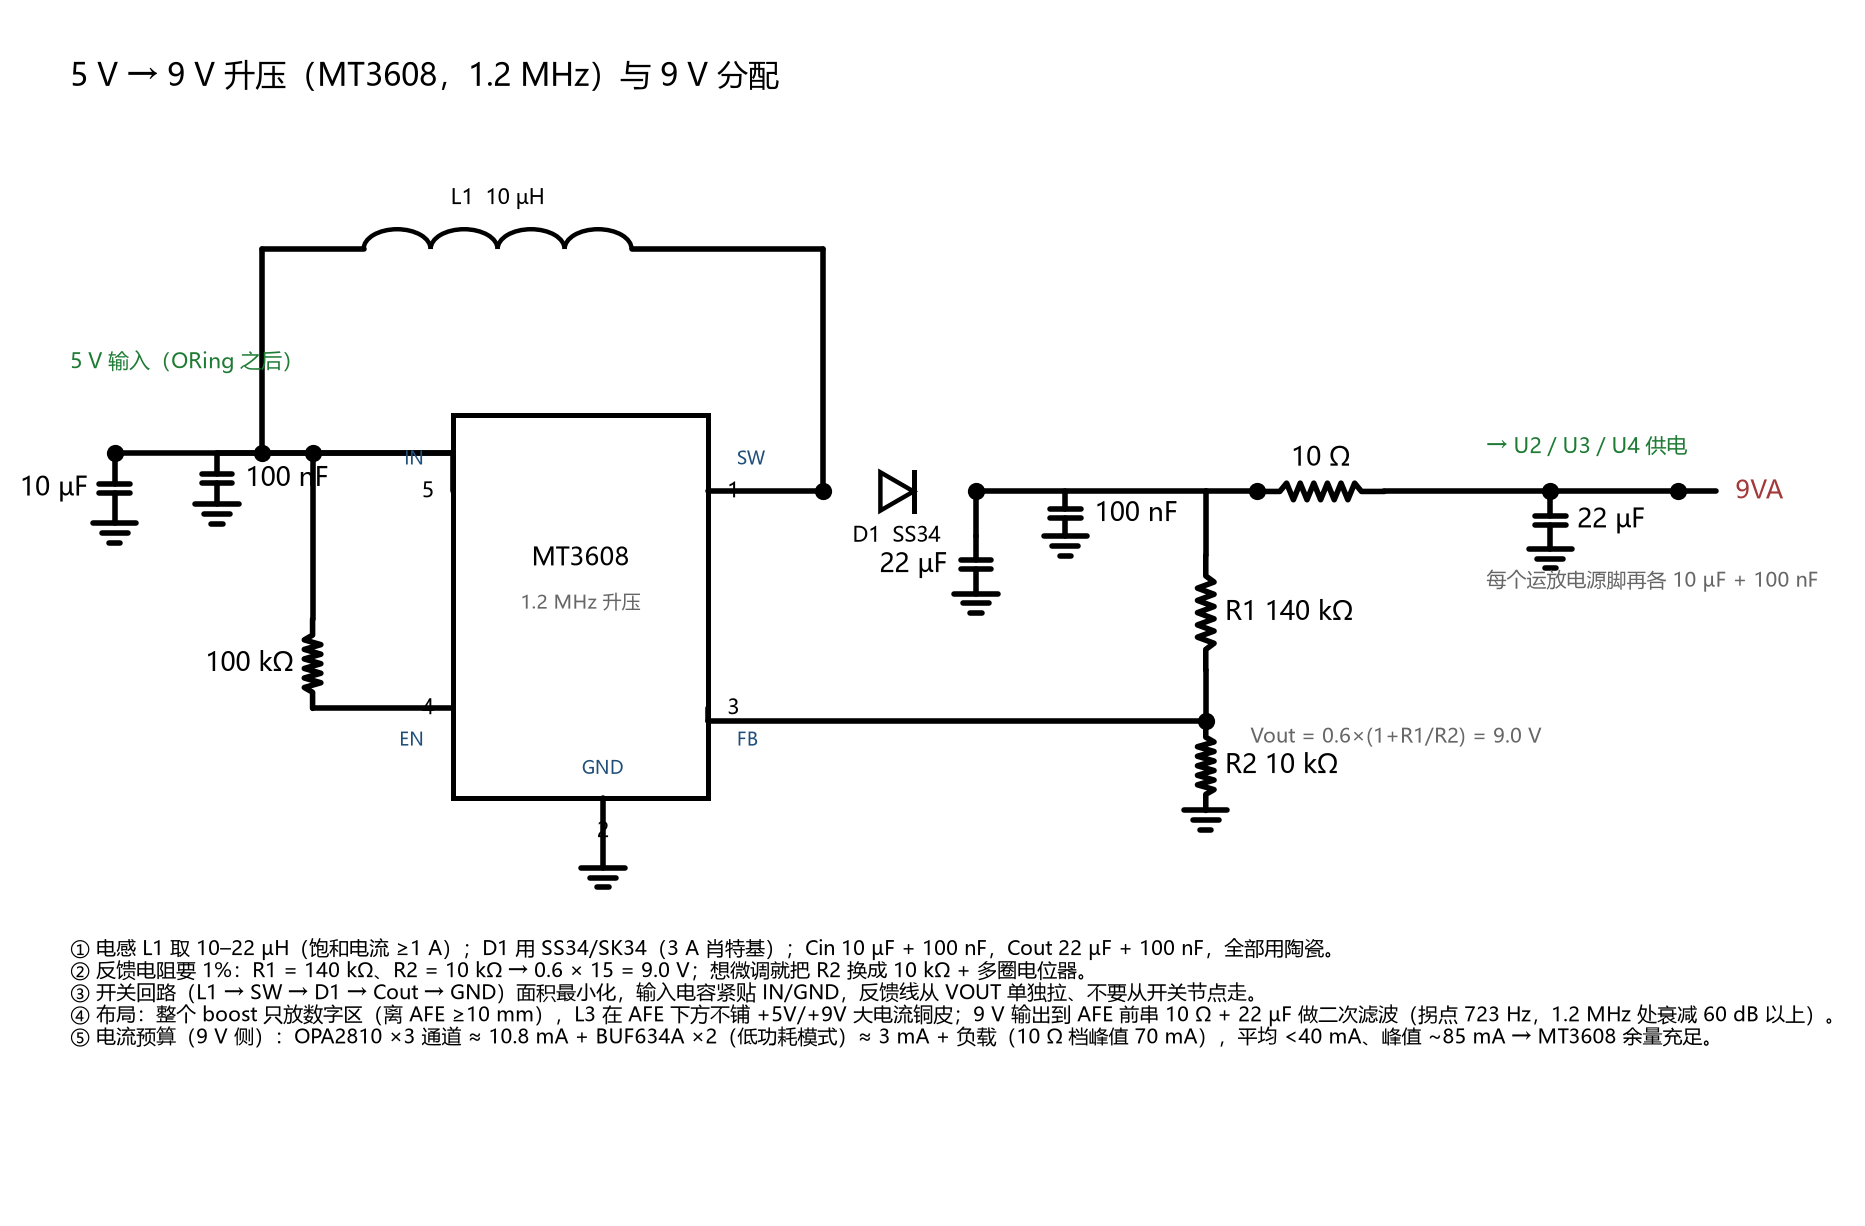

The Python source for this figure:
# -*- coding: utf-8 -*-
"""图 12：5 V → 9 V 升压（MT3608）原理图 + 9 V 分配与滤波"""
import matplotlib
matplotlib.use("Agg")
import matplotlib.pyplot as plt
from matplotlib.patches import Circle, Rectangle, Polygon, Arc
import numpy as np
import os
from schlib import Sch

BLUE = "#1F4E79"
GREEN = "#1E7B34"
RED = "#A33A3A"
GRAY = "#666666"

s = Sch((0, 28.0), (-0.8, 17.8), w=11.6, fs=9.4)
ax = s.ax

s.text(0.4, 16.9, "5 V → 9 V 升压（MT3608，1.2 MHz）与 9 V 分配", fs=11.0, ha="left", va="center")


def diode(x1, x2, y, label="D1"):
    """阳极在左、阴极在右"""
    mid = (x1 + x2) / 2.0
    ax.add_patch(Polygon([(mid - 0.30, y - 0.30), (mid - 0.30, y + 0.30), (mid + 0.22, y)],
                         closed=True, fill=False, lw=1.6, zorder=4))
    ax.plot([mid + 0.22, mid + 0.22], [y - 0.30, y + 0.30], color="k", lw=1.8, zorder=4)
    s.text(mid - 0.05, y - 0.52, label, fs=7.6, ha="center", va="top")


def inductor(x1, x2, y, label="L1"):
    n = 4
    w = (x2 - x1) / n
    for i in range(n):
        ax.add_patch(Arc(((x1 + w * (i + 0.5)), y), w, 0.62, theta1=0, theta2=180, lw=1.6, zorder=4))
    s.text((x1 + x2) / 2, y + 0.62, label, fs=7.6, ha="center", va="bottom")


# ---------------- 输入 ----------------
s.text(0.4, 12.25, "5 V 输入（ORing 之后）", fs=7.4, ha="left", va="bottom", color=GREEN)
s.wire([(1.1, 11.0), (6.4, 11.0)])
s.dot(1.1, 11.0)
s.cap((1.1, 11.0), (1.1, 9.9), "10 µF", loc="left", off=0.42)
s.gnd(1.1, 9.9)
s.cap((2.7, 11.0), (2.7, 10.2), "100 nF", loc="right", off=0.45)
s.gnd(2.7, 10.2)

# ---------------- MT3608 ----------------
bx0, bx1, by0, by1 = 6.4, 10.4, 5.6, 11.6
ax.add_patch(Rectangle((bx0, by0), bx1 - bx0, by1 - by0, fill=False, lw=1.8, zorder=3))
s.text((bx0 + bx1) / 2, (by0 + by1) / 2 + 0.75, "MT3608", fs=9.0, ha="center", va="center")
s.text((bx0 + bx1) / 2, (by0 + by1) / 2 + 0.05, "1.2 MHz 升压", fs=7.0, ha="center", va="center", color=GRAY)

# 引脚：左 IN(5)、EN(4)；右 SW(1)、FB(3)；下 GND(2)
s.text(bx0 - 0.3, 10.4, "5", fs=7.6, ha="right", va="center")
s.text(bx0 - 0.3, 7.0, "4", fs=7.6, ha="right", va="center")
s.text(bx1 + 0.3, 10.4, "1", fs=7.6, ha="left", va="center")
s.text(bx1 + 0.3, 7.0, "3", fs=7.6, ha="left", va="center")
s.text((bx0 + bx1) / 2 + 0.35, by0 - 0.35, "2", fs=7.6, ha="center", va="top")
s.text(bx0 - 0.45, 10.75, "IN", fs=6.6, ha="right", va="bottom", color=BLUE)
s.text(bx0 - 0.45, 6.65, "EN", fs=6.6, ha="right", va="top", color=BLUE)
s.text(bx1 + 0.45, 10.75, "SW", fs=6.6, ha="left", va="bottom", color=BLUE)
s.text(bx1 + 0.45, 6.65, "FB", fs=6.6, ha="left", va="top", color=BLUE)
s.text((bx0 + bx1) / 2 + 0.35, by0 + 0.30, "GND", fs=6.6, ha="center", va="bottom", color=BLUE)
s.wire([((bx0 + bx1) / 2 + 0.35, by0), ((bx0 + bx1) / 2 + 0.35, by0 - 1.1)])
s.gnd((bx0 + bx1) / 2 + 0.35, by0 - 1.1)

# VIN 进 IC
s.wire([(2.7, 11.0), (bx0, 11.0)])
s.wire([(bx0, 11.0), (bx0, 10.4)])
# EN 经 100 kΩ 接 VIN
s.wire([(bx0, 7.0), (4.2, 7.0)])
s.res((4.2, 7.0), (4.2, 8.4), "100 kΩ", loc="left")
s.wire([(4.2, 8.4), (4.2, 11.0)])
s.dot(4.2, 11.0)

# 电感：VIN → SW 节点
s.dot(3.4, 11.0)
s.wire([(3.4, 11.0), (3.4, 14.2)])
s.wire([(3.4, 14.2), (5.0, 14.2)])
inductor(5.0, 9.2, 14.2, "L1  10 µH")
s.wire([(9.2, 14.2), (12.2, 14.2)])
s.wire([(12.2, 14.2), (12.2, 10.4)])
s.wire([(bx1, 10.4), (12.2, 10.4)])
s.dot(12.2, 10.4)

# 肖特基：SW → VOUT
diode(12.2, 14.6, 10.4, "D1  SS34")
s.wire([(14.6, 10.4), (18.2, 10.4)])
s.dot(14.6, 10.4)

# 输出电容
s.wire([(14.6, 10.4), (14.6, 9.7)])
s.cap((14.6, 9.7), (14.6, 8.8), "22 µF", loc="left", off=0.45)
s.gnd(14.6, 8.8)
s.cap((16.0, 10.4), (16.0, 9.7), "100 nF", loc="right", off=0.46)
s.gnd(16.0, 9.7)

# 反馈分压：VOUT → R1 → FB → R2 → GND
s.wire([(18.2, 10.4), (18.2, 9.4)])
s.res((18.2, 9.4), (18.2, 7.6), "R1 140 kΩ", loc="right")
s.wire([(18.2, 7.6), (18.2, 6.8)])
s.dot(18.2, 6.8)
s.wire([(18.2, 6.8), (bx1, 6.8)])
s.wire([(bx1, 6.8), (bx1, 7.0)])
s.res((18.2, 6.8), (18.2, 5.4), "R2 10 kΩ", loc="right")
s.gnd(18.2, 5.4)
s.text(18.9, 6.55, "Vout = 0.6×(1+R1/R2) = 9.0 V", fs=7.2, ha="left", va="center", color=GRAY)

# 9 V 输出 → RC 滤波 → 9VA
s.wire([(18.2, 10.4), (19.0, 10.4)])
s.dot(19.0, 10.4)
s.res((19.0, 10.4), (21.0, 10.4), "10 Ω", loc="top")
s.wire([(21.0, 10.4), (23.6, 10.4)])
s.dot(23.6, 10.4)
s.cap((23.6, 10.4), (23.6, 9.5), "22 µF", loc="right", off=0.42)
s.gnd(23.6, 9.5)
s.wire([(23.6, 10.4), (26.2, 10.4)])
s.text(26.5, 10.4, "9VA", fs=9.0, ha="left", va="center", color=RED)
s.text(22.6, 11.1, "→ U2 / U3 / U4 供电", fs=7.6, ha="left", va="center", color=GREEN)
# 去耦
s.dot(25.6, 10.4)
s.wire([(25.6, 10.4), (25.6, 10.4)])
s.text(22.6, 9.0, "每个运放电源脚再各 10 µF + 100 nF", fs=7.2, ha="left", va="center", color=GRAY)

# 输入处标 5V 来源


# ---------------- 注释 ----------------
s.text(0.4, 3.4,
       "① 电感 L1 取 10–22 µH（饱和电流 ≥1 A）；D1 用 SS34/SK34（3 A 肖特基）；Cin 10 µF + 100 nF，Cout 22 µF + 100 nF，全部用陶瓷。\n"
       "② 反馈电阻要 1%：R1 = 140 kΩ、R2 = 10 kΩ → 0.6 × 15 = 9.0 V；想微调就把 R2 换成 10 kΩ + 多圈电位器。\n"
       "③ 开关回路（L1 → SW → D1 → Cout → GND）面积最小化，输入电容紧贴 IN/GND，反馈线从 VOUT 单独拉、不要从开关节点走。\n"
       "④ 布局：整个 boost 只放数字区（离 AFE ≥10 mm），L3 在 AFE 下方不铺 +5V/+9V 大电流铜皮；9 V 输出到 AFE 前串 10 Ω + 22 µF 做二次滤波（拐点 723 Hz，1.2 MHz 处衰减 60 dB 以上）。\n"
       "⑤ 电流预算（9 V 侧）：OPA2810 ×3 通道 ≈ 10.8 mA + BUF634A ×2（低功耗模式）≈ 3 mA + 负载（10 Ω 档峰值 70 mA），平均 <40 mA、峰值 ~85 mA → MT3608 余量充足。",
       fs=7.1, ha="left", va="top")

s.save(os.path.join(os.path.dirname(os.path.abspath(__file__)), "fig12_boost9v.png"), dpi=200)
